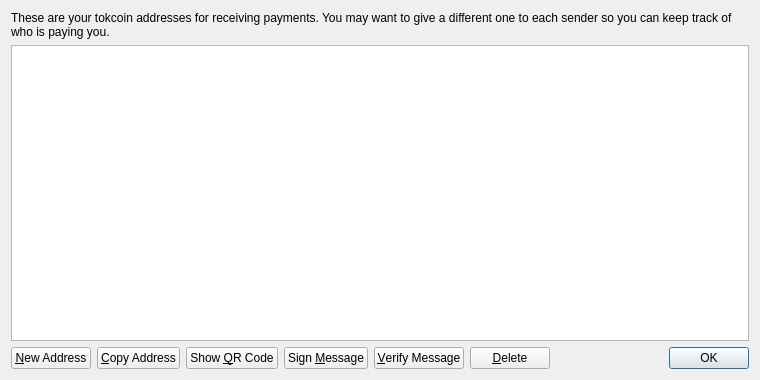
<?xml version="1.0" encoding="UTF-8"?>
<ui version="4.0">
 <class>AddressBookPage</class>
 <widget class="QWidget" name="AddressBookPage">
  <property name="geometry">
   <rect>
    <x>0</x>
    <y>0</y>
    <width>760</width>
    <height>380</height>
   </rect>
  </property>
  <property name="windowTitle">
   <string>Address Book</string>
  </property>
  <layout class="QVBoxLayout" name="verticalLayout">
   <item>
    <widget class="QLabel" name="labelExplanation">
     <property name="text">
      <string>These are your tokcoin addresses for receiving payments. You may want to give a different one to each sender so you can keep track of who is paying you.</string>
     </property>
     <property name="textFormat">
      <enum>Qt::PlainText</enum>
     </property>
     <property name="wordWrap">
      <bool>true</bool>
     </property>
    </widget>
   </item>
   <item>
    <widget class="QTableView" name="tableView">
     <property name="contextMenuPolicy">
      <enum>Qt::CustomContextMenu</enum>
     </property>
     <property name="toolTip">
      <string>Double-click to edit address or label</string>
     </property>
     <property name="tabKeyNavigation">
      <bool>false</bool>
     </property>
     <property name="alternatingRowColors">
      <bool>true</bool>
     </property>
     <property name="selectionMode">
      <enum>QAbstractItemView::SingleSelection</enum>
     </property>
     <property name="selectionBehavior">
      <enum>QAbstractItemView::SelectRows</enum>
     </property>
     <property name="sortingEnabled">
      <bool>true</bool>
     </property>
     <attribute name="verticalHeaderVisible">
      <bool>false</bool>
     </attribute>
    </widget>
   </item>
   <item>
    <layout class="QHBoxLayout" name="horizontalLayout">
     <item>
      <widget class="QPushButton" name="newAddressButton">
       <property name="toolTip">
        <string>Create a new address</string>
       </property>
       <property name="text">
        <string>&amp;New Address</string>
       </property>
       <property name="icon">
        <iconset resource="../bitcoin.qrc">
         <normaloff>:/icons/add</normaloff>:/icons/add</iconset>
       </property>
      </widget>
     </item>
     <item>
      <widget class="QPushButton" name="copyToClipboard">
       <property name="toolTip">
        <string>Copy the currently selected address to the system clipboard</string>
       </property>
       <property name="text">
        <string>&amp;Copy Address</string>
       </property>
       <property name="icon">
        <iconset resource="../bitcoin.qrc">
         <normaloff>:/icons/editcopy</normaloff>:/icons/editcopy</iconset>
       </property>
      </widget>
     </item>
     <item>
      <widget class="QPushButton" name="showQRCode">
       <property name="text">
        <string>Show &amp;QR Code</string>
       </property>
       <property name="icon">
        <iconset resource="../bitcoin.qrc">
         <normaloff>:/icons/qrcode</normaloff>:/icons/qrcode</iconset>
       </property>
      </widget>
     </item>
     <item>
      <widget class="QPushButton" name="signMessage">
       <property name="toolTip">
        <string>Sign a message to prove you own a tokcoin address</string>
       </property>
       <property name="text">
        <string>Sign &amp;Message</string>
       </property>
       <property name="icon">
        <iconset resource="../bitcoin.qrc">
         <normaloff>:/icons/edit</normaloff>:/icons/edit</iconset>
       </property>
      </widget>
     </item>
     <item>
      <widget class="QPushButton" name="verifyMessage">
       <property name="toolTip">
        <string>Verify a message to ensure it was signed with a specified tokcoin address</string>
       </property>
       <property name="text">
        <string>&amp;Verify Message</string>
       </property>
       <property name="icon">
        <iconset resource="../bitcoin.qrc">
         <normaloff>:/icons/transaction_0</normaloff>:/icons/transaction_0</iconset>
       </property>
      </widget>
     </item>
     <item>
      <widget class="QPushButton" name="deleteButton">
       <property name="toolTip">
        <string>Delete the currently selected address from the list</string>
       </property>
       <property name="text">
        <string>&amp;Delete</string>
       </property>
       <property name="icon">
        <iconset resource="../bitcoin.qrc">
         <normaloff>:/icons/remove</normaloff>:/icons/remove</iconset>
       </property>
      </widget>
     </item>
     <item>
      <spacer name="horizontalSpacer">
       <property name="orientation">
        <enum>Qt::Horizontal</enum>
       </property>
       <property name="sizeHint" stdset="0">
        <size>
         <width>40</width>
         <height>20</height>
        </size>
       </property>
      </spacer>
     </item>
     <item>
      <widget class="QDialogButtonBox" name="buttonBox">
       <property name="sizePolicy">
        <sizepolicy hsizetype="Maximum" vsizetype="Fixed">
         <horstretch>0</horstretch>
         <verstretch>0</verstretch>
        </sizepolicy>
       </property>
       <property name="standardButtons">
        <set>QDialogButtonBox::Ok</set>
       </property>
      </widget>
     </item>
    </layout>
   </item>
  </layout>
 </widget>
 <resources>
  <include location="../bitcoin.qrc"/>
 </resources>
 <connections/>
</ui>
